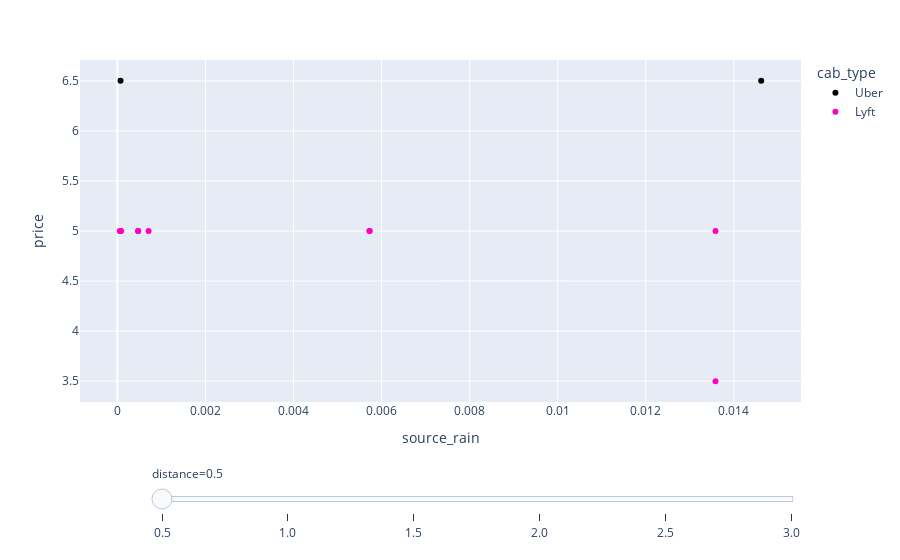

Source (notebook cell):
### Code cell
cond_distance = df_rain['distance'].isin([0.5, 1, 1.5, 2, 2.5, 3])
df_data = df_rain[cond_distance]
cond_uber = df_data['name'] == 'UberPool' 
cond_lyft = df_data['name'] == 'Shared' 
df_data = df_data[cond_uber | cond_lyft]
df_data = df_data.sort_values(by='distance')


fig = px.scatter(df_data, x="source_rain", y="price", color="cab_type", hover_data=['distance', 'name'], 
                 animation_frame = 'distance', color_discrete_map={'Lyft': '#FF00BF','Uber':'#000000'})
fig["layout"].pop("updatemenus")
fig.show()

### Figure 1 — Plotly figure (JSON) as saved in the notebook; plotly's stock layout.template omitted (floating-point values rounded to 4 significant figures)
{"data": [{"customdata": [[0.5, "UberPool"], [0.5, "UberPool"]], "hovertemplate": "cab_type=Uber<br>distance=%{customdata[0]}<br>source_rain=%{x}<br>price=%{y}<br>name=%{customdata[1]}<extra></extra>", "legendgroup": "Uber", "marker": {"color": "#000000", "symbol": "circle"}, "mode": "markers", "name": "Uber", "orientation": "v", "showlegend": true, "type": "scatter", "x": [0.01462, 7.143e-05], "xaxis": "x", "y": [6.5, 6.5], "yaxis": "y"}, {"customdata": [[0.5, "Shared"], [0.5, "Shared"], [0.5, "Shared"], [0.5, "Shared"], [0.5, "Shared"], [0.5, "Shared"], [0.5, "Shared"], [0.5, "Shared"], [0.5, "Shared"], [0.5, "Shared"], [0.5, "Shared"]], "hovertemplate": "cab_type=Lyft<br>distance=%{customdata[0]}<br>source_rain=%{x}<br>price=%{y}<br>name=%{customdata[1]}<extra></extra>", "legendgroup": "Lyft", "marker": {"color": "#FF00BF", "symbol": "circle"}, "mode": "markers", "name": "Lyft", "orientation": "v", "showlegend": true, "type": "scatter", "x": [7.143e-05, 5.487e-05, 7.143e-05, 0.0004708, 0.0007083, 0.01358, 0.01358, 0.0004708, 0.005727, 0.005727, 8.182e-05], "xaxis": "x", "y": [5, 5, 5, 5, 5, 5, 3.5, 5, 5, 5, 5], "yaxis": "y"}], "layout": {"legend": {"title": {"text": "cab_type"}, "tracegroupgap": 0}, "margin": {"t": 60}, "sliders": [{"active": 0, "currentvalue": {"prefix": "distance="}, "len": 0.9, "pad": {"b": 10, "t": 60}, "steps": [{"args": [["0.5"], {"frame": {"duration": 0, "redraw": false}, "fromcurrent": true, "mode": "immediate", "transition": {"duration": 0, "easing": "linear"}}], "label": "0.5", "method": "animate"}, {"args": [["1.0"], {"frame": {"duration": 0, "redraw": false}, "fromcurrent": true, "mode": "immediate", "transition": {"duration": 0, "easing": "linear"}}], "label": "1.0", "method": "animate"}, {"args": [["1.5"], {"frame": {"duration": 0, "redraw": false}, "fromcurrent": true, "mode": "immediate", "transition": {"duration": 0, "easing": "linear"}}], "label": "1.5", "method": "animate"}, {"args": [["2.0"], {"frame": {"duration": 0, "redraw": false}, "fromcurrent": true, "mode": "immediate", "transition": {"duration": 0, "easing": "linear"}}], "label": "2.0", "method": "animate"}, {"args": [["2.5"], {"frame": {"duration": 0, "redraw": false}, "fromcurrent": true, "mode": "immediate", "transition": {"duration": 0, "easing": "linear"}}], "label": "2.5", "method": "animate"}, {"args": [["3.0"], {"frame": {"duration": 0, "redraw": false}, "fromcurrent": true, "mode": "immediate", "transition": {"duration": 0, "easing": "linear"}}], "label": "3.0", "method": "animate"}], "x": 0.1, "xanchor": "left", "y": 0, "yanchor": "top"}], "xaxis": {"anchor": "y", "domain": [0, 1], "title": {"text": "source_rain"}}, "yaxis": {"anchor": "x", "domain": [0, 1], "title": {"text": "price"}}}}
